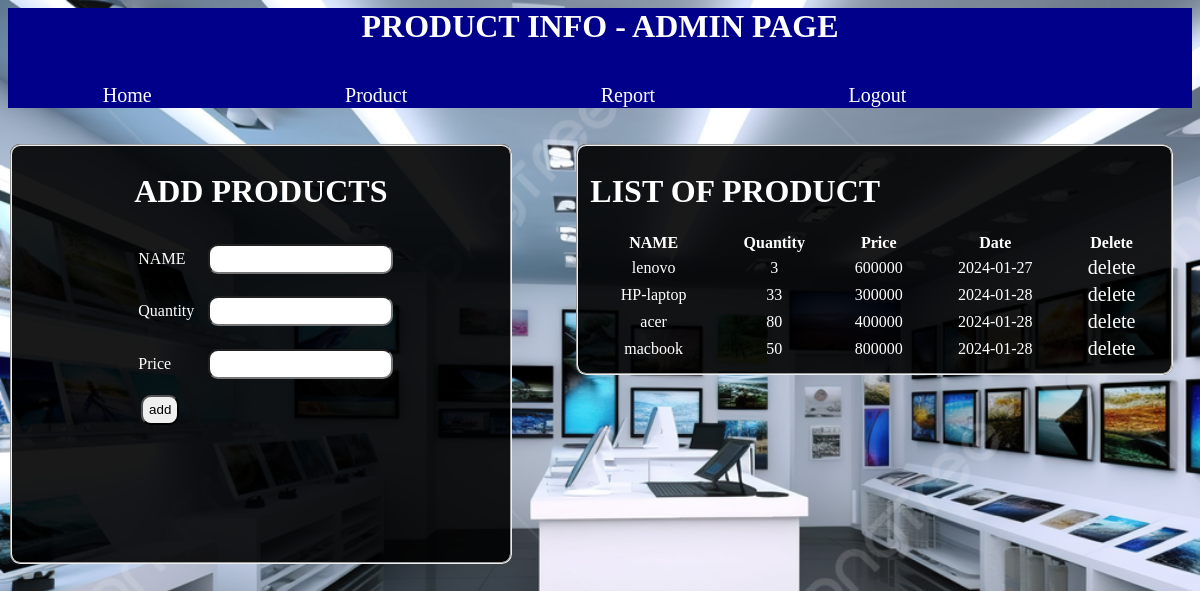
/devicesale/product.php, run on the app's committed database.
### tables this page shows
CREATE TABLE `product` (
  `id` int(11) NOT NULL,
  `name` varchar(50) NOT NULL,
  `quantity` varchar(50) NOT NULL,
  `price` int(12) NOT NULL,
  `date` date NOT NULL DEFAULT current_timestamp()
);

### devicesale/product.php (the view, shortened to what this page needs)
<?php
$con=mysqli_connect("localhost","root","","db");
?>
<html>
<head><title></title>
</head>
<body>
<div class="a"><center><h1 style="color:white;">PRODUCT INFO - ADMIN PAGE</h1></center><br>
<a href="admin.php">Home</a>
<a href="product.php">Product</a>
<a href="report.php">Report</a>
<a href="logout.php">Logout</a>
</div>
<div class="b">
<br><br>
	<fieldset style="width: 50%; height: 400px; background-color: rgba(0, 0, 0, 0.9);">
		<h1><center>ADD PRODUCTS</center></h1>
		<form action="product.php" method="post">
		<center><table style="color:white;width: 50%;">
	<tr><td>NAME </td><td><input type="text" name="n" required> </td></tr>
	<tr><td>Quantity</td><td><input type="number" name="q" required> </td></tr>
	<tr><td>Price</td><td><input type="number" name="p" required> </td></tr>
	<tr><td> <input type="submit" name="ok" value="add"> </td></tr>
</table>
	</form>
	</fieldset>
	<fieldset style="width: 60%; height: auto; color:white; background-color: rgba(0, 0, 0, 0.9); margin-left: 60%; margin-top: -420px; ">
				<table style="color: white; width: 100%; text-align: center;">
				<h1>LIST OF PRODUCT</h1>
					<th>NAME</th>
					<th>Quantity</th>
					<th>Price</th>
					<th>Date</th>
					<th>Delete</th>
	<?php
				$sel=mysqli_query($con,"SELECT * FROM product");
				while ($row=mysqli_fetch_array($sel)) {
					?>
<tr>
					<td><?php echo $row['name'];?></td>
					<td><?php echo $row['quantity'];?></td>
					<td><?php echo $row['price'];?></td>
					<td><?php echo $row['date'];?> </td>
					<td><?php echo "<a href='delete.php?id=$row[id]'>delete</a>" ?></td>
					</tr>
		<?php
				}
		?>
</table>
	</fieldset>
</div>
</body>
</html>

### devicesale/product.php (style rules this page uses)
.a { width:100%; height:100px; background-color: darkblue; }
.b { width:80%; height:600px; box-shadow:10 30 0 10px; }
body { background-image: url('/devicesale/backi.jpg'); background-repeat: no-repeat; background-size: cover; background-attachment: fixed; }
th { font: white; }
fieldset { border-radius:10px; color: white; }
a { margin: 8%; color: white; font-size: 20px; text-decoration: none; }
input { border-radius: 10px; height: 30px; margin: 5%; }

### data on the page
product: name "lenovo", quantity "3", price "600000", date "2024-01-27"
product: name "HP-laptop", quantity "33", price "300000", date "2024-01-28"
product: name "acer", quantity "80", price "400000", date "2024-01-28"
product: name "macbook", quantity "50", price "800000", date "2024-01-28"
